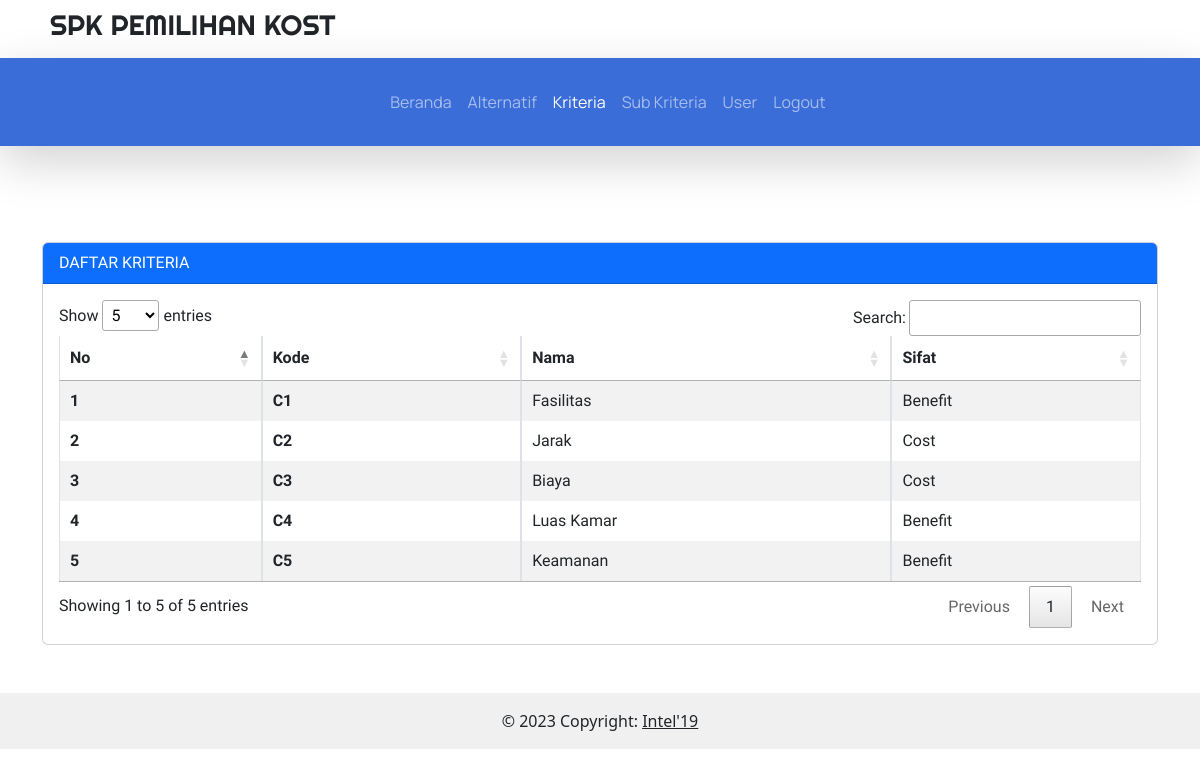
The page /admin/kriteria.php (signed in) on the database its author committed.
### tables this page shows
CREATE TABLE `kriteria` (
  `id_kriteria` char(2) NOT NULL,
  `nama_kriteria` varchar(20) NOT NULL,
  `jenis_kriteria` varchar(30) NOT NULL
);

### config.php (called while the page is built, shortened)
<?php
function connectDatabase()
{
    $conn = new mysqli(DB_HOST, DB_USERNAME, DB_PASSWORD, DB_NAME);
    return $conn;
}
?>

### admin/functions/kriteria.php (called while the page is built, shortened)
<?php
require_once '../config.php';
class Kriteria{
    private $db;
    public function __construct()
    {
        $this->db = connectDatabase();
    }
    public function getKriteria()
    {
        return $this->db->query("SELECT * FROM `kriteria`");
    }
}
$Kriteria = new Kriteria();
?>

### admin/kriteria.php (the view, shortened to what this page needs)
<?php
require_once './header.php';
require_once './functions/kriteria.php';
$data_Kriteria = $Kriteria->getKriteria();
?>
<div class="container mb-5 pt-5" style="font-family: 'Prompt', sans-serif">
    <div class="row">
        <div class="d-xxl-flex">
            <div class="<?= mysqli_num_rows($data_Kriteria) < 5 ? "":"col-xxl-12 ms-xxl-2"; ?> mt-5">
                <div class="card">
                    <div class="card-header bg-primary text-white">DAFTAR KRITERIA</div>
                    <div class="card-body">
                        <div class="table-responsive">
                            <table class="table table-striped table-bordered nowrap" style="width:100%" id="table">
                                <thead>
                                    <tr>
                                        <th scope="col">No</th>
                                        <th scope="col">Kode</th>
                                        <th scope="col">Nama</th>
                                        <th scope="col">Sifat</th>
                                    </tr>
                                </thead>
                                <tbody class="table-group-divider">
                                    <?php foreach ($data_Kriteria as $key => $kriteria):?>
                                    <tr>
                                        <th scope="row"><?=$key+1;?></th>
                                        <th scope="row"><?=$kriteria['id_kriteria'];?></th>
                                        <td><?=$kriteria['nama_kriteria'];?></td>
                                        <td><?=$kriteria['jenis_kriteria'];?></td>
                                    </tr>
                                    <?php endforeach;?>
                                </tbody>
                            </table>
                        </div>
                    </div>
                </div>
            </div>
        </div>
    </div>
    <?php foreach ($data_Kriteria as $kriteria):?>
</div>
<?php endforeach;?>
<?php
    require_once './footer.php';
?>

### rows shown on the page
kriteria: id_kriteria "C1", nama_kriteria "Fasilitas", jenis_kriteria "Benefit"
kriteria: id_kriteria "C2", nama_kriteria "Jarak", jenis_kriteria "Cost"
kriteria: id_kriteria "C3", nama_kriteria "Biaya", jenis_kriteria "Cost"
kriteria: id_kriteria "C4", nama_kriteria "Luas Kamar", jenis_kriteria "Benefit"
kriteria: id_kriteria "C5", nama_kriteria "Keamanan", jenis_kriteria "Benefit"
